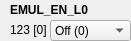
      <widget class="QWidget" name="widget_28" native="true">
       <property name="geometry">
        <rect>
         <x>400</x>
         <y>320</y>
         <width>131</width>
         <height>41</height>
        </rect>
       </property>
       <widget class="QLabel" name="label_483">
        <property name="geometry">
         <rect>
          <x>10</x>
          <y>0</y>
          <width>111</width>
          <height>20</height>
         </rect>
        </property>
        <property name="font">
         <font>
          <weight>75</weight>
          <bold>true</bold>
         </font>
        </property>
        <property name="text">
         <string>EMUL_EN_L0</string>
        </property>
       </widget>
       <widget class="QLabel" name="addr_EMUL_EN_L0">
        <property name="geometry">
         <rect>
          <x>10</x>
          <y>20</y>
          <width>101</width>
          <height>20</height>
         </rect>
        </property>
        <property name="text">
         <string>123 [0]</string>
        </property>
       </widget>
       <widget class="QComboBox" name="comboBox_EMUL_EN_L0">
        <property name="geometry">
         <rect>
          <x>50</x>
          <y>20</y>
          <width>81</width>
          <height>21</height>
         </rect>
        </property>
        <item>
         <property name="text">
          <string>Off (0)</string>
         </property>
        </item>
        <item>
         <property name="text">
          <string>On (1)</string>
         </property>
        </item>
       </widget>
      </widget>
